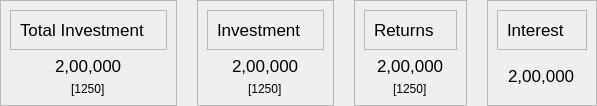
            <widget class="QWidget" name="cardsframe_2" native="true">
             <layout class="QHBoxLayout" name="horizontalLayout_2">
              <property name="spacing">
               <number>20</number>
              </property>
              <property name="leftMargin">
               <number>0</number>
              </property>
              <property name="topMargin">
               <number>0</number>
              </property>
              <property name="rightMargin">
               <number>0</number>
              </property>
              <property name="bottomMargin">
               <number>0</number>
              </property>
              <item>
               <widget class="QFrame" name="card1">
                <property name="frameShape">
                 <enum>QFrame::StyledPanel</enum>
                </property>
                <property name="frameShadow">
                 <enum>QFrame::Raised</enum>
                </property>
                <layout class="QVBoxLayout" name="verticalLayout">
                 <item alignment="Qt::AlignHCenter|Qt::AlignTop">
                  <widget class="QFrame" name="frame">
                   <property name="frameShape">
                    <enum>QFrame::StyledPanel</enum>
                   </property>
                   <property name="frameShadow">
                    <enum>QFrame::Raised</enum>
                   </property>
                   <layout class="QHBoxLayout" name="horizontalLayout_3">
                    <item alignment="Qt::AlignHCenter">
                     <widget class="QLabel" name="label_2">
                      <property name="font">
                       <font>
                        <pointsize>13</pointsize>
                        <weight>50</weight>
                        <bold>false</bold>
                       </font>
                      </property>
                      <property name="text">
                       <string>Total Investment</string>
                      </property>
                     </widget>
                    </item>
                    <item alignment="Qt::AlignHCenter">
                     <widget class="QLabel" name="label">
                      <property name="maximumSize">
                       <size>
                        <width>35</width>
                        <height>35</height>
                       </size>
                      </property>
                      <property name="text">
                       <string/>
                      </property>
                      <property name="pixmap">
                       <pixmap resource="resources.qrc">:/extra/assets/investment.svg</pixmap>
                      </property>
                      <property name="scaledContents">
                       <bool>true</bool>
                      </property>
                     </widget>
                    </item>
                   </layout>
                  </widget>
                 </item>
                 <item alignment="Qt::AlignHCenter">
                  <widget class="QLabel" name="label_3">
                   <property name="font">
                    <font>
                     <pointsize>13</pointsize>
                    </font>
                   </property>
                   <property name="text">
                    <string>2,00,000</string>
                   </property>
                  </widget>
                 </item>
                 <item alignment="Qt::AlignHCenter">
                  <widget class="QLabel" name="label_23">
                   <property name="text">
                    <string>[1250]</string>
                   </property>
                  </widget>
                 </item>
                </layout>
               </widget>
              </item>
              <item>
               <widget class="QFrame" name="card3">
                <property name="frameShape">
                 <enum>QFrame::StyledPanel</enum>
                </property>
                <property name="frameShadow">
                 <enum>QFrame::Raised</enum>
                </property>
                <layout class="QVBoxLayout" name="verticalLayout_7">
                 <item alignment="Qt::AlignHCenter">
                  <widget class="QFrame" name="frame_6">
                   <property name="frameShape">
                    <enum>QFrame::StyledPanel</enum>
                   </property>
                   <property name="frameShadow">
                    <enum>QFrame::Raised</enum>
                   </property>
                   <layout class="QHBoxLayout" name="horizontalLayout_13">
                    <item alignment="Qt::AlignHCenter">
                     <widget class="QLabel" name="label_17">
                      <property name="font">
                       <font>
                        <pointsize>13</pointsize>
                        <weight>50</weight>
                        <bold>false</bold>
                       </font>
                      </property>
                      <property name="text">
                       <string>Investment</string>
                      </property>
                     </widget>
                    </item>
                    <item alignment="Qt::AlignHCenter">
                     <widget class="QLabel" name="label_18">
                      <property name="maximumSize">
                       <size>
                        <width>35</width>
                        <height>35</height>
                       </size>
                      </property>
                      <property name="text">
                       <string/>
                      </property>
                      <property name="pixmap">
                       <pixmap resource="resources.qrc">:/extra/assets/total_investment.svg</pixmap>
                      </property>
                      <property name="scaledContents">
                       <bool>true</bool>
                      </property>
                     </widget>
                    </item>
                   </layout>
                  </widget>
                 </item>
                 <item alignment="Qt::AlignHCenter">
                  <widget class="QLabel" name="label_19">
                   <property name="font">
                    <font>
                     <pointsize>13</pointsize>
                    </font>
                   </property>
                   <property name="text">
                    <string>2,00,000</string>
                   </property>
                  </widget>
                 </item>
                 <item alignment="Qt::AlignHCenter">
                  <widget class="QLabel" name="label_24">
                   <property name="text">
                    <string>[1250]</string>
                   </property>
                  </widget>
                 </item>
                </layout>
               </widget>
              </item>
              <item>
               <widget class="QFrame" name="card2">
                <property name="frameShape">
                 <enum>QFrame::StyledPanel</enum>
                </property>
                <property name="frameShadow">
                 <enum>QFrame::Raised</enum>
                </property>
                <layout class="QVBoxLayout" name="verticalLayout_6">
                 <item alignment="Qt::AlignHCenter">
                  <widget class="QFrame" name="frame_5">
                   <property name="frameShape">
                    <enum>QFrame::StyledPanel</enum>
                   </property>
                   <property name="frameShadow">
                    <enum>QFrame::Raised</enum>
                   </property>
                   <layout class="QHBoxLayout" name="horizontalLayout_12">
                    <item alignment="Qt::AlignHCenter">
                     <widget class="QLabel" name="label_14">
                      <property name="font">
                       <font>
                        <pointsize>13</pointsize>
                        <weight>50</weight>
                        <bold>false</bold>
                       </font>
                      </property>
                      <property name="text">
                       <string>Returns</string>
                      </property>
                     </widget>
                    </item>
                    <item alignment="Qt::AlignHCenter">
                     <widget class="QLabel" name="label_15">
                      <property name="maximumSize">
                       <size>
                        <width>35</width>
                        <height>35</height>
                       </size>
                      </property>
                      <property name="text">
                       <string/>
                      </property>
                      <property name="pixmap">
                       <pixmap resource="resources.qrc">:/extra/assets/returns.svg</pixmap>
                      </property>
                      <property name="scaledContents">
                       <bool>true</bool>
                      </property>
                     </widget>
                    </item>
                   </layout>
                  </widget>
                 </item>
                 <item alignment="Qt::AlignHCenter">
                  <widget class="QLabel" name="label_16">
                   <property name="font">
                    <font>
                     <pointsize>13</pointsize>
                    </font>
                   </property>
                   <property name="text">
                    <string>2,00,000</string>
                   </property>
                  </widget>
                 </item>
                 <item alignment="Qt::AlignHCenter">
                  <widget class="QLabel" name="label_25">
                   <property name="text">
                    <string>[1250]</string>
                   </property>
                  </widget>
                 </item>
                </layout>
               </widget>
              </item>
              <item>
               <widget class="QFrame" name="card4">
                <property name="frameShape">
                 <enum>QFrame::StyledPanel</enum>
                </property>
                <property name="frameShadow">
                 <enum>QFrame::Raised</enum>
                </property>
                <layout class="QVBoxLayout" name="verticalLayout_8">
                 <item alignment="Qt::AlignHCenter">
                  <widget class="QFrame" name="frame_7">
                   <property name="frameShape">
                    <enum>QFrame::StyledPanel</enum>
                   </property>
                   <property name="frameShadow">
                    <enum>QFrame::Raised</enum>
                   </property>
                   <layout class="QHBoxLayout" name="horizontalLayout_14">
                    <item alignment="Qt::AlignHCenter">
                     <widget class="QLabel" name="label_20">
                      <property name="font">
                       <font>
                        <pointsize>13</pointsize>
                        <weight>50</weight>
                        <bold>false</bold>
                       </font>
                      </property>
                      <property name="text">
                       <string>Interest</string>
                      </property>
                     </widget>
                    </item>
                    <item alignment="Qt::AlignHCenter">
                     <widget class="QLabel" name="label_21">
                      <property name="maximumSize">
                       <size>
                        <width>35</width>
                        <height>35</height>
                       </size>
                      </property>
                      <property name="text">
                       <string/>
                      </property>
                      <property name="pixmap">
                       <pixmap resource="resources.qrc">:/extra/assets/interest.svg</pixmap>
                      </property>
                      <property name="scaledContents">
                       <bool>true</bool>
                      </property>
                     </widget>
                    </item>
                   </layout>
                  </widget>
                 </item>
                 <item alignment="Qt::AlignHCenter">
                  <widget class="QLabel" name="label_22">
                   <property name="font">
                    <font>
                     <pointsize>13</pointsize>
                    </font>
                   </property>
                   <property name="text">
                    <string>2,00,000</string>
                   </property>
                  </widget>
                 </item>
                </layout>
               </widget>
              </item>
             </layout>
            </widget>
